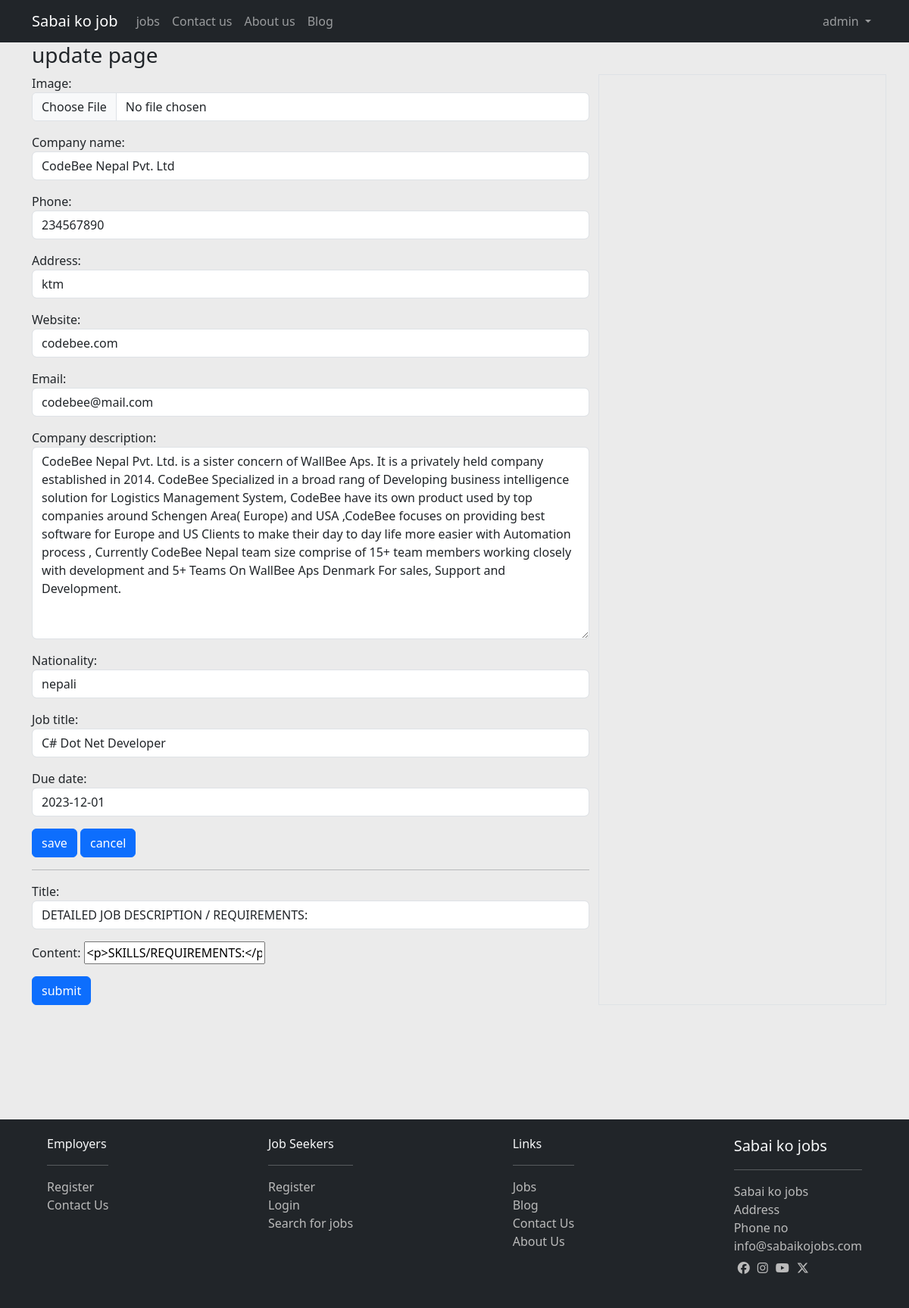
/update-job/codebee-nepal-pvt-ltd/ (signed in), run on an earlier commit of the app's database.
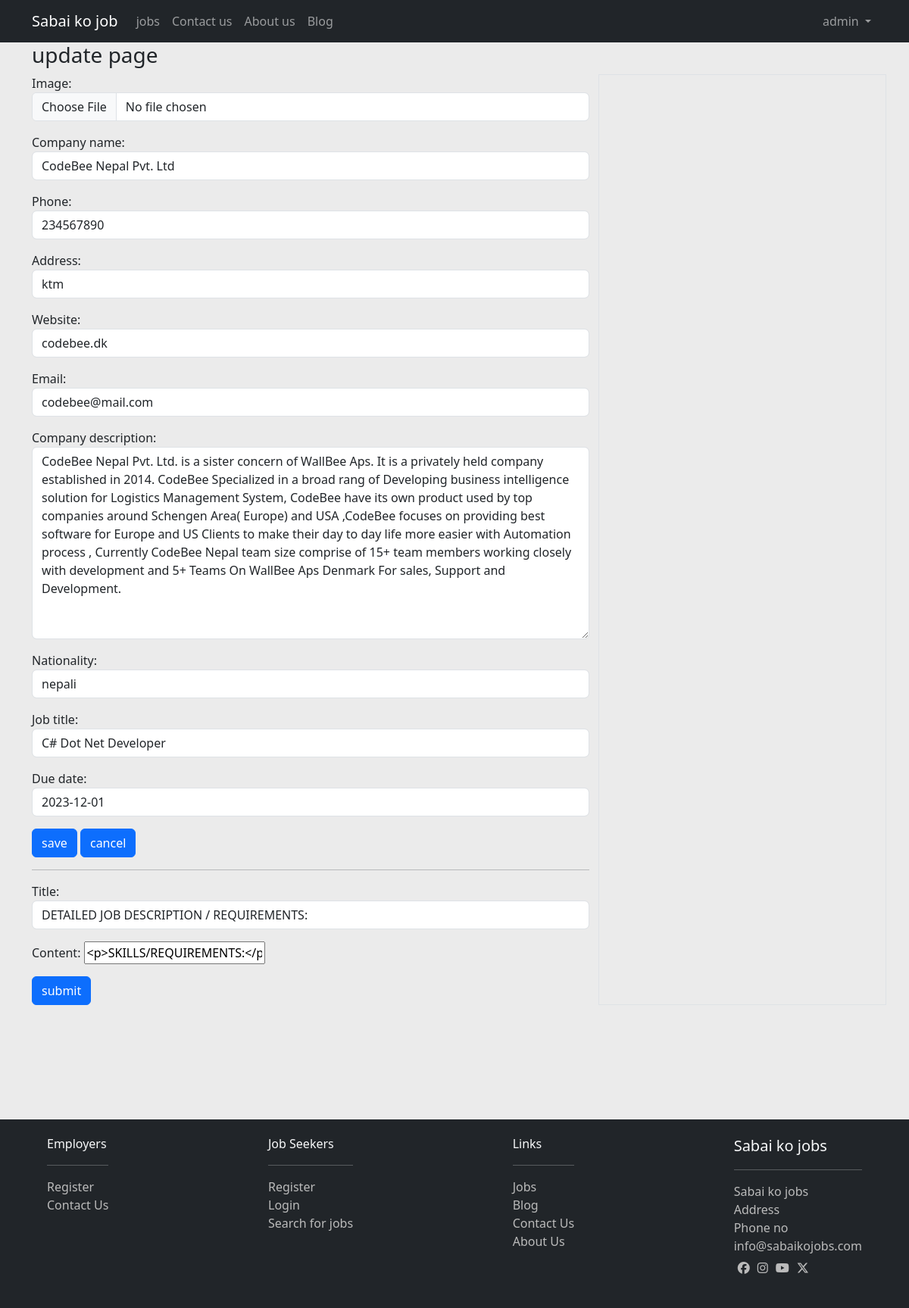
And on a later commit of the database.
### jobs/models.py (models this page shows, shortened)
class TimeStampModel(models.Model):
	id = models.AutoField(primary_key=True)
	created_at = models.DateTimeField(auto_now_add = True)
	modified_at = models.DateTimeField(auto_now = True)
	class Meta:
		ordering = ['-modified_at','-created_at']
		abstract = True

class CreateJob(TimeStampModel):
	image = models.ImageField(upload_to='posts',blank=True,null=True)
	company_name = models.CharField(max_length=255)
	phone = models.CharField(max_length=10)
	address = models.CharField(max_length=255)
	website = models.CharField(max_length=255,blank=True,null=True)
	email = models.EmailField(max_length=255)
	company_description = models.TextField()
	nationality = models.CharField(max_length=255)
	user = models.ForeignKey(settings.AUTH_USER_MODEL,on_delete=models.CASCADE,blank=True,null=True)
	slug = models.SlugField(blank=True,null=True)
	job_title = models.CharField(max_length=255)
	due_date = models.DateField(null=True)

### jobs/views.py (the view)
# urls.py: path('update-job/<slug:slug>/',updatejob,name="updatejob"),
def updatejob(request,slug):
	jobs_model = get_object_or_404(CreateJob,slug=slug,user = request.user)
	form = CreateJobForm(request.POST or None,request.FILES or None,instance=jobs_model)
	formContainermodel = FormContainer.objects.get(createjob = jobs_model.id)
	print('choosen one',formContainermodel.id)
	customformcontainer = CustomFormContainer(initial={'title':formContainermodel.title,'content':formContainermodel.content})
	if form.is_valid():
		obj = form.save(commit = False)
		messages.add_message(request,messages.SUCCESS,'job information Updated!')
		obj.save()
		updated_slug = obj.company_name
		return JsonResponse({'status':'success'},safe=False)
	if request.method == 'POST':
		formContainermodel.title = request.POST.get('title')
		formContainermodel.content = request.POST.get('content')
		formContainermodel.save()
		print('saved')
		return redirect(reverse("jobs:detail",args=(jobs_model.slug,)))
	context = {
		'form':form,
		'jobs_model':jobs_model,
		'customformcontainer':customformcontainer,
		'formContainermodel':formContainermodel
		}
	return render(request,'updatejob.html',context)

### jobs/forms.py
class CreateJobForm(forms.ModelForm):
	class Meta:
		model = CreateJob
		exclude = ("user","slug",)
	def __init__(self,*args,**kwargs):
		super().__init__(*args,**kwargs)
		for field in self.fields:
			self.fields[field].widget.attrs.update({'class':'form-control'})
			if field == 'due_date':
				self.fields[field].widget.attrs.update({'placeholder':'y-m-d'})

class CustomFormContainer(forms.Form):
	title = forms.CharField()
	content = forms.CharField(widget=CKEditorWidget())
	title.widget.attrs.update({'class':'form-control'})

### jobs/templates/updatejob.html (shortened to what this page needs)
{% extends 'base.html' %}
{% block content %}
<h3>update page</h3>
<div class="row">
    <div class="col-8">
        <div>
            <form method="POST" enctype="multipart/form-data" id="update_company_intro">
                {{ form.as_p }}
                <button type="submit" class="btn btn-primary" value="submit" id="update_button">save</button>
                {% if jobs_model.user == request.user %}
                    <a href="{% url 'jobs:detail' jobs_model.slug %}" class="btn btn-primary">cancel</a>
                {% endif %}
            </form>
            <hr>
            <form method="post" id="form_container_html_form">
                {{ customformcontainer.as_p }}
                <input type="submit" value="submit" class="btn btn-primary" id="form_container_save">
            </form>
        </div>
    </div>
    <div class="col-4 border">
    </div>
</div>
{% endblock %}

What changed in the data, as far as the page shows it:
changed CreateJob "CodeBee Nepal Pvt. Ltd": website "codebee.com" → "codebee.dk"
